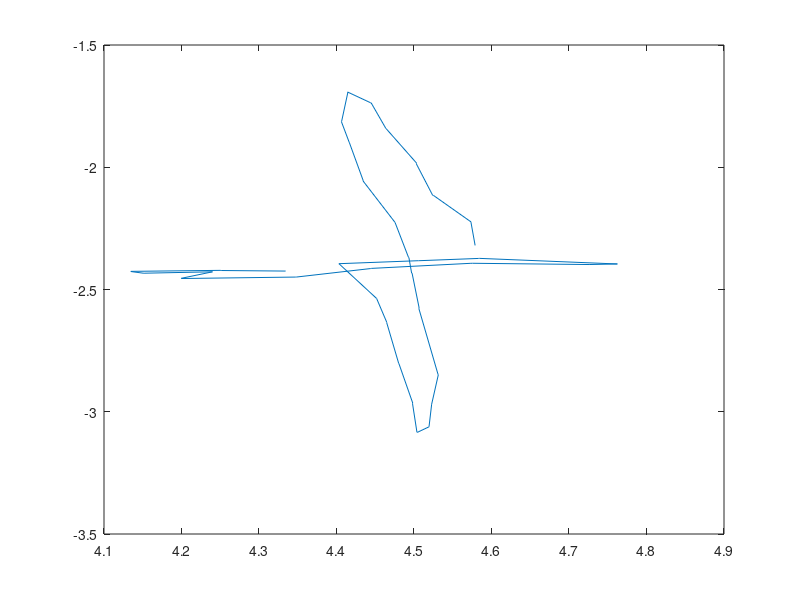
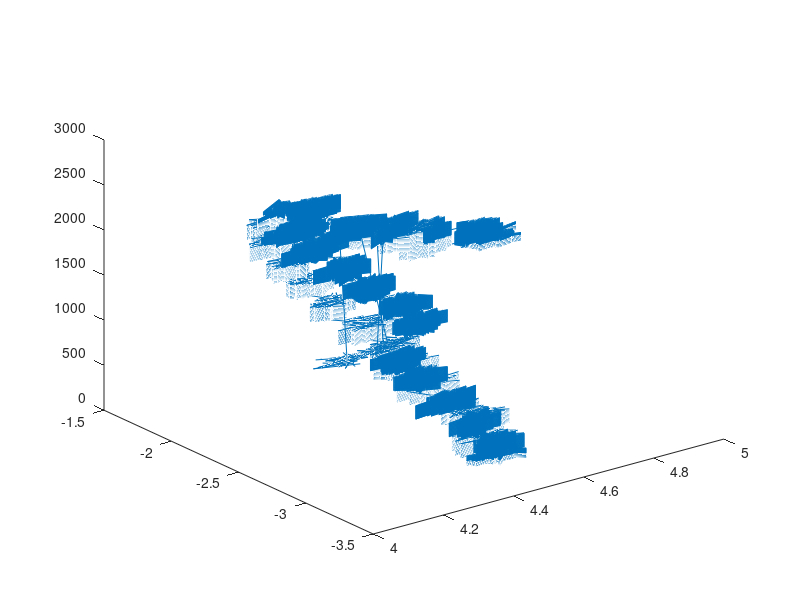

Write the MATLAB code that produced these figures, in order. (Note: this script raises an error after producing the figures.)
clear;
close all;
load charles_eog_1.mat

vertical_channel = logged_data_total(:,3);
horizontal_channel = logged_data_total(:,4);

max_horizontal = max(logged_data_total(:,1))


output_pos = []


for i = 1:size(logged_data_total,1)
    if(logged_data_total(i,2) == 525 && logged_data_total(i,1) == 840)
        output_pos(i) = logged_data_total(i,1);
    elseif(logged_data_total(i,2) == 525)
        output_pos(i) = logged_data_total(i,1);
    elseif(logged_data_total(i,1) == 840)
        output_pos(i) = 1681 + logged_data_total(i,2);
    end
end

output_pos = transpose(output_pos);
plot(output_pos)

num_windows = size(logged_data_total,1) / 96

sampled_window_mean = [];
start_window = 1;
end_window = 95;

for i = 1:num_windows
    sampled_window = logged_data_total(start_window:end_window, 3:4);
    start_window = end_window + 1;
    end_window = start_window + 95;
    sampled_window_mean = [sampled_window_mean; mean(sampled_window)];
end

plot(sampled_window_mean)
plot(sampled_window_mean(:,1), sampled_window_mean(:,2))

figure(2)
plot3(vertical_channel, horizontal_channel, output_pos)
training_data = [vertical_channel, horizontal_channel, output_pos];

training_data_small = downsample(training_data,100);

training_normalized_vertical = normc(training_data_small(:,1));
training_normalized_horizontal = normc(training_data_small(:,2));
training_normalized = [training_normalized_vertical, training_normalized_horizontal, training_data_small(:,3)];
figure(3)
plot3(training_normalized(:,1), training_normalized(:,2), training_normalized(:,3))

figure(4)
scatter3(training_normalized(:,1), training_normalized(:,2), training_normalized(:,3))
%plot(training_normalized(:,1), training_normalized(:,3))

training_normalized_input = training_normalized(:,1:2);


